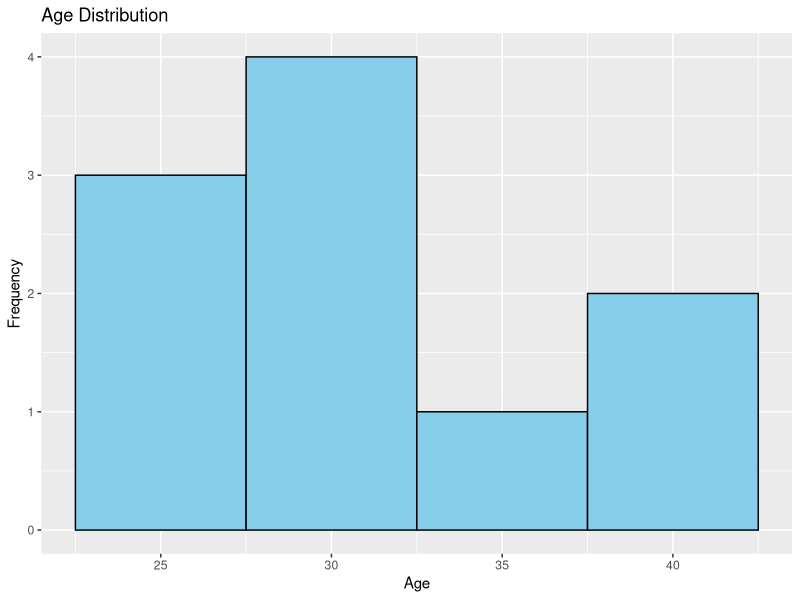

Write the R code that produced this figure.
## ---- chunk 1

## ---- chunk 2

## ---- chunk 3
data <- data.frame(
  ID = 1:10,
  Name = c("Alice", "Bob", "Charlie", "David", "Emily", "Frank", "Grace", "Henry", "Isabella", "Jack"),
  Age = c(25, 32, 28, 41, 29, 35, 27, 38, 31, 26),
  City = c("New York", "Los Angeles", "Chicago", "Houston", "Philadelphia", "Phoenix", "San Antonio", "San Diego", "Dallas", "San Jose")
)
data
## ---- chunk 4
summary(data$Age)
## ---- chunk 5
library(tidyverse)
ggplot(data, aes(x = Age)) +
  geom_histogram(binwidth = 5, fill = "skyblue", color = "black") +
  labs(title = "Age Distribution", x = "Age", y = "Frequency")
## ---- chunk 6

